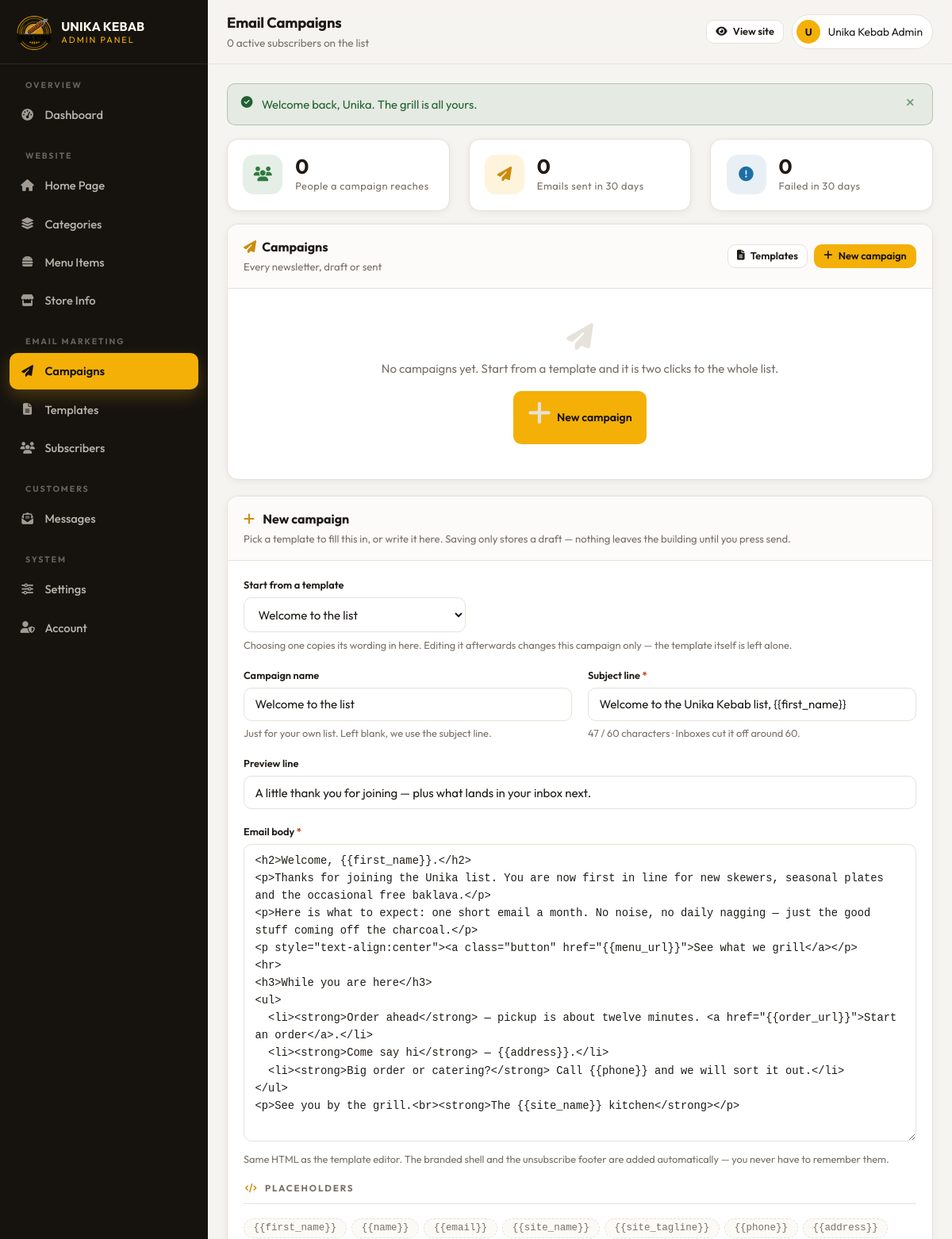
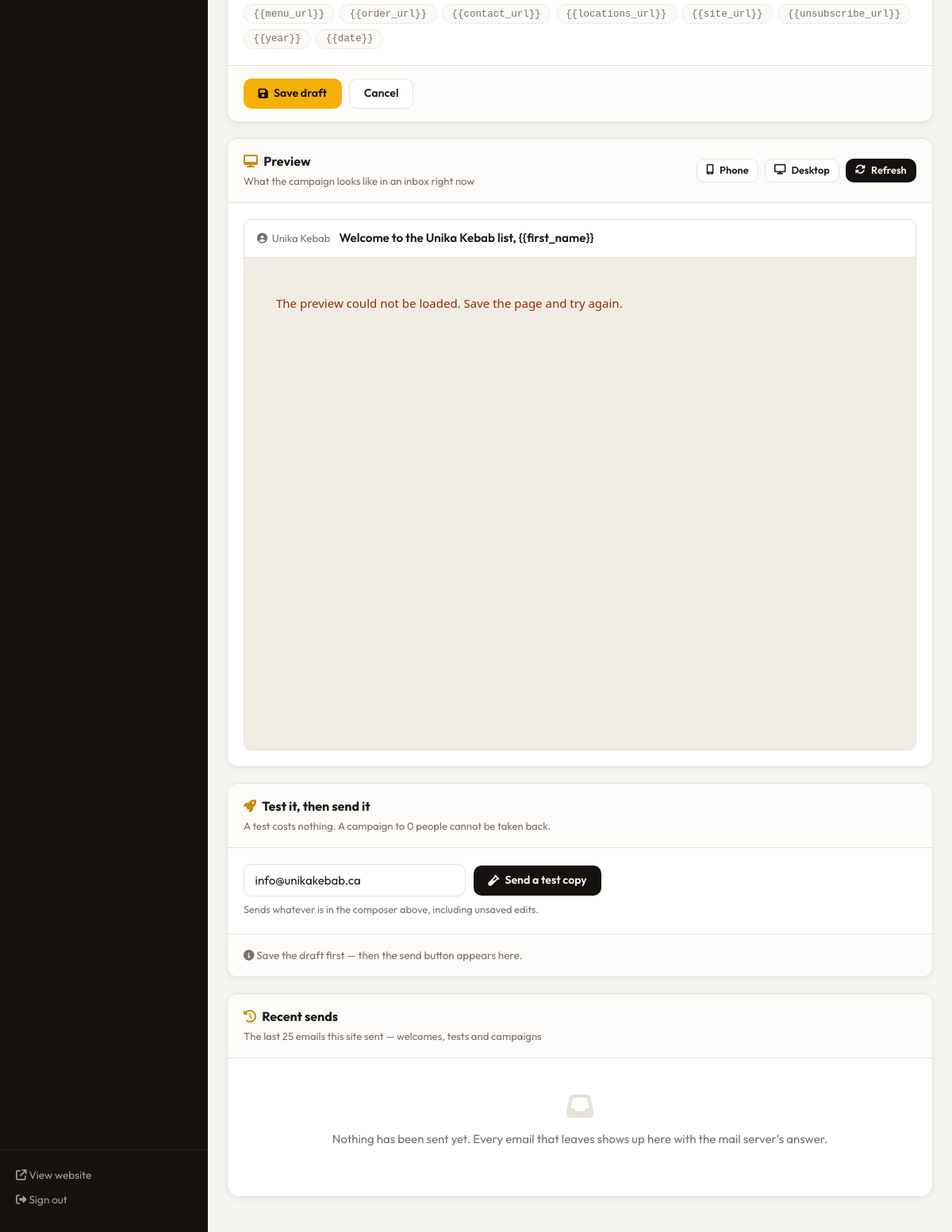
/admin/campaigns?from=1 (signed in), run on the app's committed database (2 pictures, top to bottom).
### tables this page shows
CREATE TABLE IF NOT EXISTS email_templates (
  id          INT AUTO_INCREMENT PRIMARY KEY,
  name        VARCHAR(120)  NOT NULL,
  subject     VARCHAR(200)  NOT NULL,
  preheader   VARCHAR(200)  NULL,
  body_html   MEDIUMTEXT    NOT NULL,
  kind        VARCHAR(20)   NOT NULL DEFAULT 'campaign',
  is_locked   TINYINT(1)    NOT NULL DEFAULT 0,
  created_at  TIMESTAMP     NOT NULL DEFAULT CURRENT_TIMESTAMP,
  updated_at  TIMESTAMP     NOT NULL DEFAULT CURRENT_TIMESTAMP ON UPDATE CURRENT_TIMESTAMP,
  KEY idx_templates_kind (kind)
);

### admin/campaigns.php (the view, shortened to what the rows shown need)
<?php
require __DIR__ . '/includes/auth.php';
require_admin();
function campaign_audience_count(): int
{
    return (int)(db_one('SELECT COUNT(*) AS n FROM subscribers WHERE is_active = 1')['n'] ?? 0);
}
function campaign_row(int $id): ?array
{
    return $id > 0 ? db_one('SELECT * FROM email_campaigns WHERE id = ?', [$id]) : null;
}
$openId   = (int)($_GET['id'] ?? 0);
$campaign = campaign_row($openId);
$fromTemplate = email_template((int)($_GET['from'] ?? 0));
$isNew        = isset($_GET['new']) || ($fromTemplate !== null && !$campaign);
$templates = email_templates();
$audience  = campaign_audience_count();
$mailReady = mail_is_enabled();
$editable = $campaign === null || $campaign['status'] === 'draft';
$useOld   = (int)old('id', -1) === (int)($campaign['id'] ?? 0);
$source = $useOld ? null : ($campaign ?? $fromTemplate);
$val = function (string $key, $fallback = '') use ($useOld, $source) {
    if ($useOld) {
        return old($key, $fallback);
    }
    return $source[$key] ?? $fallback;
};
$formTemplateId = $useOld
    ? (int)old('template_id', 0)
    : (int)($campaign['template_id'] ?? $fromTemplate['id'] ?? 0);
$formName = (string)$val('name', $fromTemplate ? (string)$fromTemplate['name'] . ' — ' . date('j M Y') : '');
$showComposer = $isNew || ($campaign !== null && $editable);
$testDefault  = trim((string)(current_admin()['email'] ?? ''));
$title     = 'Email Campaigns';
require __DIR__ . '/includes/header.php';
?>
<div class="a-card">
  <div class="a-card__head">
    <div>
      <h2 class="a-card__title"><i class="fa-solid fa-paper-plane"></i>Campaigns</h2>
    </div>
  </div>
</div>
<?php if ($showComposer): ?>
<div class="a-card" id="camp-form">
  <div class="a-card__head">
    <div>
      <h2 class="a-card__title">
        <i class="fa-solid fa-<?= $campaign ? 'pen' : 'plus' ?>"></i>
        <?= $campaign ? 'Edit draft' : 'New campaign' ?>
      </h2>
      <p class="a-card__sub">
        Pick a template to fill this in, or write it here. Saving only stores a draft —
        nothing leaves the building until you press send.
      </p>
    </div>
  </div>
  <form method="post" data-guard id="campForm">
    <div class="a-card__body">
      <?php if ($templates): ?>
        <div class="a-field">
          <label class="a-field__label" for="campTemplate">Start from a template</label>
          <select class="a-select a-w-md" id="campTemplate" name="template_id" data-template-picker>
            <?php foreach ($templates as $tpl): ?>
              <option value="<?= (int)$tpl['id'] ?>"
                      <?= $formTemplateId === (int)$tpl['id'] ? 'selected' : '' ?>
                      data-subject="<?= e($tpl['subject']) ?>"
                      data-preheader="<?= e((string)$tpl['preheader']) ?>"
                      data-body="<?= e($tpl['body_html']) ?>">
                <?= e($tpl['name']) ?>
              </option>
            <?php endforeach; ?>
          </select>
          <p class="a-field__hint">
            Choosing one copies its wording in here. Editing it afterwards changes this campaign only —
            the template itself is left alone.
          </p>
        </div>
      <?php endif; ?>
      <div class="a-grid-2">
        <div class="a-field">
          <label class="a-field__label" for="campName">Campaign name</label>
          <input class="a-input" type="text" id="campName" name="name" maxlength="150"
                 value="<?= e($formName) ?>" placeholder="August specials">
          <p class="a-field__hint">Just for your own list. Left blank, we use the subject line.</p>
        </div>
        <div class="a-field">
          <label class="a-field__label" for="campSubject">Subject line <span class="req">*</span></label>
          <input class="a-input" type="text" id="campSubject" name="subject" maxlength="200" required
                 value="<?= e($val('subject')) ?>" placeholder="This month off the coals at {{site_name}}"
                 data-counter="#campSubjectCount" data-counter-ideal="60" data-tpl-field>
          <p class="a-field__hint"><span id="campSubjectCount"></span> · Inboxes cut it off around 60.</p>
        </div>
      </div>
      <div class="a-field">
        <label class="a-field__label" for="campPreheader">Preview line</label>
        <input class="a-input" type="text" id="campPreheader" name="preheader" maxlength="200"
               value="<?= e($val('preheader')) ?>"
               placeholder="New skewers, a seasonal plate and something sweet." data-tpl-field>
      </div>
      <div class="a-field">
        <label class="a-field__label" for="campBody">Email body <span class="req">*</span></label>
        <textarea class="a-textarea a-textarea--tall a-code" id="campBody" name="body_html" rows="16" required
                  spellcheck="false" data-tpl-field><?= e($val('body_html')) ?></textarea>
        <p class="a-field__hint">
          Same HTML as the template editor. The branded shell and the unsubscribe footer are added
          automatically — you never have to remember them.
        </p>
      </div>
      <fieldset class="a-fieldset">
        <legend class="a-fieldset__legend"><i class="fa-solid fa-code"></i> Placeholders</legend>
        <div class="a-tokens">
          <?php foreach (email_placeholder_help() as $token => $help): ?>
            <button class="a-token" type="button" data-token="{{<?= e($token) ?>}}" title="<?= e($help) ?>">
              {{<?= e($token) ?>}}
            </button>
          <?php endforeach; ?>
        </div>
      </fieldset>
    </div>
    <div class="a-card__foot">
      <button class="a-btn" type="submit"><i class="fa-solid fa-floppy-disk"></i> Save draft</button>
      <a class="a-btn a-btn--ghost" href="<?= e(admin_url('campaigns.php')) ?>">Cancel</a>
    </div>
  </form>
</div>
<div class="a-card">
  <div class="a-card__head">
    <div>
      <h2 class="a-card__title"><i class="fa-solid fa-desktop"></i>Preview</h2>
      <p class="a-card__sub">What the campaign looks like in an inbox right now</p>
    </div>
    <div class="a-card__actions">
      <button class="a-btn a-btn--ghost a-btn--sm" type="button" data-preview-width="390">
        <i class="fa-solid fa-mobile-screen"></i> Phone
      </button>
      <button class="a-btn a-btn--ghost a-btn--sm" type="button" data-preview-width="0">
        <i class="fa-solid fa-display"></i> Desktop
      </button>
      <button class="a-btn a-btn--dark a-btn--sm" type="button" id="campRefresh">
        <i class="fa-solid fa-rotate"></i> Refresh
      </button>
    </div>
  </div>
  <div class="a-card__body">
    <div class="a-preview" id="campPreviewWrap"
         data-preview-url="<?= e(admin_url('campaigns.php')) ?>"
         data-preview-token="<?= e(csrf_token()) ?>"
         data-preview-form="#campForm">
      <div class="a-preview__bar">
        <span class="a-preview__from"><i class="fa-solid fa-circle-user"></i> <?= e(setting('mail_from_name', 'Unika Kebab')) ?></span>
        <span class="a-preview__subject"><?= e($val('subject', 'Subject line')) ?></span>
      </div>
      <iframe class="a-preview__frame" id="campPreviewFrame" title="Campaign preview" sandbox=""></iframe>
    </div>
  </div>
</div>
<div class="a-card">
  <div class="a-card__head">
    <div>
      <h2 class="a-card__title"><i class="fa-solid fa-rocket"></i>Test it, then send it</h2>
      <p class="a-card__sub">A test costs nothing. A campaign to <?= $audience ?> people cannot be taken back.</p>
    </div>
  </div>
  <div class="a-card__body">
    <form method="post" data-guard>
      <div class="a-flex">
        <input class="a-input a-w-md" type="email" id="campTest" name="test_email" maxlength="150" required
               value="<?= e($testDefault) ?>" placeholder="you@email.com">
        <button class="a-btn a-btn--dark" type="submit" <?= $mailReady ? '' : 'disabled' ?>>
          <i class="fa-solid fa-vial"></i> Send a test copy
        </button>
      </div>
      <p class="a-field__hint">Sends whatever is in the composer above, including unsaved edits.</p>
    </form>
  </div>
  <div class="a-card__foot">
    <?php if ($campaign): ?>
      <form method="post" data-guard
            data-confirm="Send “<?= e($campaign['subject']) ?>” to all <?= $audience ?> active subscribers? This cannot be undone.">
        <?= csrf_field() ?>
        <input type="hidden" name="action" value="start">
        <input type="hidden" name="id" value="<?= (int)$campaign['id'] ?>">
        <button class="a-btn" type="submit" <?= ($mailReady && $audience > 0) ? '' : 'disabled' ?>>
          <i class="fa-solid fa-paper-plane"></i>
          Send to all <?= $audience ?> subscriber<?= $audience === 1 ? '' : 's' ?>
        </button>
      </form>
      <span class="a-muted a-small">Saved changes go out — save the draft first if you have just edited it.</span>
    <?php else: ?>
      <span class="a-muted a-small">
        <i class="fa-solid fa-circle-info"></i>
        Save the draft first — then the send button appears here.
      </span>
    <?php endif; ?>
  </div>
</div>
<?php endif;  ?>
<div class="a-card">
  <div class="a-card__head">
    <div>
      <h2 class="a-card__title"><i class="fa-solid fa-clock-rotate-left"></i>Recent sends</h2>
    </div>
  </div>
</div>
<?php require __DIR__ . '/includes/footer.php'; ?>

### admin/includes/header.php (shortened to what the rows shown need)
<?php
$title     = $title     ?? 'Dashboard';
$admin   = current_admin();
?>
<!DOCTYPE html>
<html lang="en">
<head>
<link href="https://cdn.jsdelivr.net/npm/bootstrap@5.3.3/dist/css/bootstrap-grid.min.css" rel="stylesheet">
<link href="https://cdnjs.cloudflare.com/ajax/libs/font-awesome/6.5.2/css/all.min.css" rel="stylesheet">
<link href="<?= e(admin_url('assets/css/admin.css')) ?>" rel="stylesheet">
</head>
<body>
<div class="a-shell">
  <div class="a-main">
    <header class="a-top">
      <div>
        <h1 class="a-top__title"><?= e($title) ?></h1>
      </div>
      <div class="a-top__right">
        <span class="a-user">
          <span class="a-user__avatar"><?= e(strtoupper(substr($admin['full_name'] ?? 'A', 0, 1))) ?></span>
          <span class="d-none d-md-inline"><?= e($admin['full_name'] ?? 'Admin') ?></span>
        </span>
      </div>
    </header>
    <div class="a-body">

### data on the page
email_templates: name "Welcome to the list", subject "Welcome to the Unika Kebab list, {{first_name}}", preheader "A little thank you for joining — plus what lands in your inbox next.", body_html "<h2>Welcome, {{first_name}}.</h2> <p>Thanks for joining the Unika list. You are now first in line for new skewers, seasonal plates and the occasional free baklava.</p> <p>Here is what to expect: one short email a month. No noise, no daily nagging — just the good stuff coming off the charcoal.</p> <p style=\"text-align:center\"><a class=\"button\" href=\"{{menu_url}}\">See what we grill</a></p> <hr> <h3>While you are here</h3> <ul> <li><strong>Order ahead</strong> — pickup is about twelve minutes. <a href=\"{{order_url}}\">Start an order</a>.</li> <li><strong>Come say hi</strong> — {{address}}.</li> <li><strong>Big order or catering?</strong> Call {{phone}} and we will sort it out.</li> </ul> <p>See…"

### other printed values
setting('site_name', 'Unika Kebab') "UNIKA KEBAB"
$label "Dashboard Home Page Categories Menu Items Store Info Campaigns Templates Subscribers Messages Settings Account"
$title "Email Campaigns"
$subtitle "0 active subscribers on the list"
substr($admin['full_name'] ?? 'A', 0, 1) "U"
$admin['full_name'] "Unika Kebab Admin"
$msg['message'] "Welcome back, Unika. The grill is all yours."
$audience "0"
$logCounts['sent'] "0"
$logCounts['failed'] "0"
$token "first_name"
$token "name"
$token "email"
$token "site_name"
$token "site_tagline"
